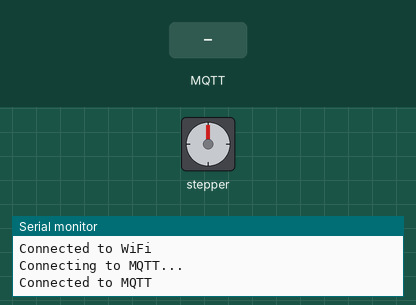
Recording of a sketch running on a simulated ESP32. Parts: stepper motor, the last lines printed to the serial monitor. The test bench sets the inputs (shaded band). WiFi joins after 1.5 s; servers stay silent unless stated; no MQTT or app messages arrive unless stated; stepper angles assume 2048 steps per turn.

Above: at 3.2 s.
3.3 s: MQTT message "on" arrives on the first subscribed topic
At 3.76 s:
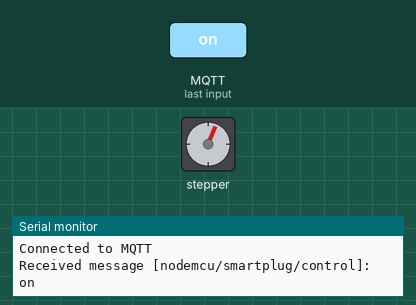
At 4.39 s:
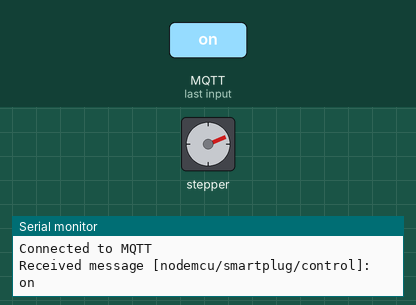
Timing chart, 0 to 15.3 s (numbered marks = the images above; inputs shaded):
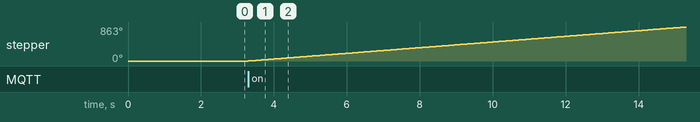

Measured:
- after the input at 3.3 s, stepper: keeps turning clockwise at about 72°/s, starting at once

The sketch:

esp32_MQTT_stepmotor_v03.ino
```cpp
#include <PubSubClient.h>
#include <WiFi.h>
#include <Stepper.h>

#include <iostream>
#include <cstring>

// Informações do WiFi
#define WIFISSID "warbrito"
#define WIFIPASS "gb240820"

// Informações do Servidor MQTT
const char* mqttServer = "192.168.15.10";
const int mqttPort = 1883;
const char* mqttUser = "renatobrito";
const char* mqttPass = "gb240820";
const char* topicControl = "nodemcu/smartplug/control";
const char* topicState = "nodemcu/smartplug/state";

WiFiClient wifiClient;
PubSubClient mqttClient(wifiClient);

// Defina os pinos para o controle do motor de passo
const int stepsPerRevolution = 2048; // O motor de passo 28BYJ-48 tem 2048 passos por revolução

const int motorPin1 = 13;    // Pino IN1 conectado ao D5
const int motorPin2 = 12;    // Pino IN2 conectado ao D6
const int motorPin3 = 14;    // Pino IN3 conectado ao D7
const int motorPin4 = 27;    // Pino IN4 conectado ao D8

int qtde = 4;
int i = 0;
int valor = 2048;
int controle = 0;
int velocidade = 12;
int delay_motor = 5;

// Crie um objeto stepper
Stepper myStepper(stepsPerRevolution, motorPin1, motorPin3, motorPin2, motorPin4);

void setup() {
  Serial.begin(115200);

  // Configure o motor para uma velocidade média
  myStepper.setSpeed(velocidade); // Ajuste conforme necessário para a velocidade desejada
  // 10: minimo
  // 12: maior torque
  // 15: menor torque

  WiFi.begin(WIFISSID, WIFIPASS);
  while (WiFi.status() != WL_CONNECTED) {
    delay(1000);
    Serial.println("Connecting to WiFi...");
  }
  Serial.println("Connected to WiFi");

  mqttClient.setServer(mqttServer, mqttPort);

  mqttClient.setCallback(callback);

  if (!mqttClient.connected()) {
    reconnect();
  }

  mqttClient.subscribe(topicControl); // Subscrever ao tópico para receber comandos

  //Configura Sensores através do MQTT Discovery do Home Assistant
  String payloadConfig = "{\"name\": \"SmartPlug\", \"command_topic\": \"nodemcu/smartplug/control\", \"state_topic\": \"nodemcu/smartplug/state\"}";
  mqttClient.publish("homeassistant/switch/nodemcu/smartplug/config", payloadConfig.c_str(), true);

}

void loop() {
  if (!mqttClient.connected()) {
    reconnect();
  }
  // Serial.print(".");
  mqttClient.loop(); // Manter a conexão MQTT ativa

  // currentButtonState = digitalRead(buttonPin);
  // if (currentButtonState == HIGH) {   // && lastButtonState == LOW) {
  //   guardState = !guardState;
  //   delay(250);
  //   Serial.println("Button Pressed");

  //   lastButtonState = currentButtonState;

  //   digitalWrite(ledBoard, guardState); // Ativar ou desativar o LED conforme o estado do botão

  //   if (guardState == LOW) {
  //     mqttClient.publish(topicState, "OFF");
  //   } else {
  //     mqttClient.publish(topicState, "ON");
  //   }
  // }
  // delay(100); // Pequeno atraso para evitar rebotes no botão
}

void reconnect() {
  while (!mqttClient.connected()) {
    Serial.println("Connecting to MQTT...");
    if (mqttClient.connect("SmartPlug", mqttUser, mqttPass)) {
      Serial.println("Connected to MQTT");
    } else {
      Serial.print("Failed, rc=");
      Serial.print(mqttClient.state());
      Serial.println(" Retrying in 5 seconds...");
      delay(5000);
    }
  }
}

void callback(char* topic, byte* payload, unsigned int length) {
  Serial.print("Received message [");
  Serial.print(topic);
  Serial.print("]: ");

  for (int i = 0; i < length; i++) {
    Serial.print((char)payload[i]);
  }

  Serial.println();

  int payload_final = 0;

  // Converter os caracteres ASCII para números inteiros e compor o valor final
  for (int i = 1; i < 4; i++) {
      payload_final = payload_final * 10 + (payload[i] - '0');
  }

  if (payload[0] == '-') {
    voltas(payload_final, -1);
  } else {
    voltas(payload_final, +1);
  }

  Serial.print("valor final convertido: ");
  Serial.print(payload_final);
  Serial.print(" - ");
  Serial.print("sentido: ");
  Serial.println(payload[0]);


  // if (strcmp(topic, topicControl) == 0) {
  //   if (payload[0] == 'O' && payload[1] == 'N') {
  //     guardState = HIGH;
  //     digitalWrite(ledBoard, HIGH);
  //     mqttClient.publish(topicState, "ON");
  //   } else if (payload[0] == 'O' && payload[1] == 'F' && payload[2] == 'F') {
  //     guardState = LOW;
  //     digitalWrite(ledBoard, LOW);
  //     mqttClient.publish(topicState, "OFF");
  //   }
  // }
}

void voltas(int qtde, int direcao)  // 1 = direita; -1 = esquerda
{
  int i = 0;
  int sentido = -1;
  // liga motor
  digitalWrite(motorPin1,HIGH);
  digitalWrite(motorPin2,HIGH);
  digitalWrite(motorPin3,HIGH);
  digitalWrite(motorPin4,HIGH);

  for (i = 0; i < qtde; i++) {
    myStepper.step(stepsPerRevolution * direcao);
    delay(delay_motor);

  // desliga motor
  digitalWrite(motorPin1,LOW);
  digitalWrite(motorPin2,LOW);
  digitalWrite(motorPin3,LOW);
  digitalWrite(motorPin4,LOW);

  }
}
```
